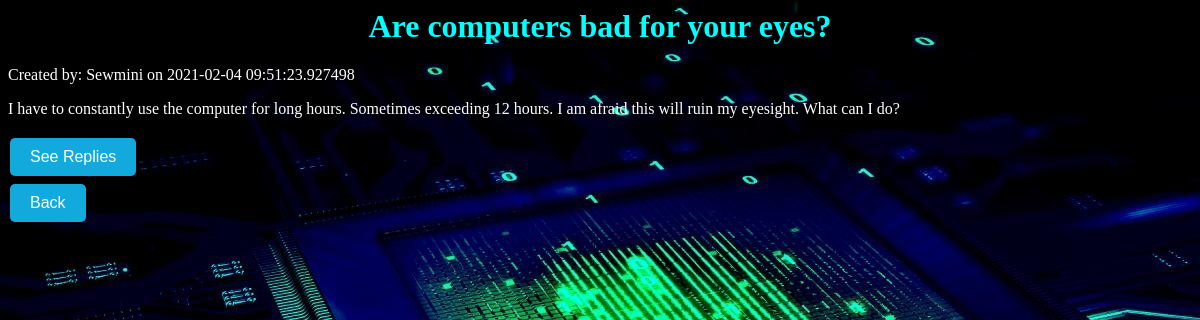
Screenshot of /forum/view.php?post_id=1 (signed in) with the database file from the repository.
### tables this page shows
CREATE TABLE IF NOT EXISTS `posts` (
  `post_id` int(20) NOT NULL AUTO_INCREMENT,
  `post_title` varchar(60) NOT NULL,
  `post_text` varchar(5000) NOT NULL,
  `post_create_time` timestamp(6) NOT NULL DEFAULT CURRENT_TIMESTAMP(6),
  `customer_id` varchar(60) NOT NULL,
  PRIMARY KEY (`post_id`),
  KEY `forum_ibfk_1` (`customer_id`)
);

### forum/view.php (the view, shortened to what this page needs)
<?php
include_once '../dashboard/connect.php';
$sql = "SELECT * FROM posts WHERE post_id = '" . $_GET['post_id'] . "'";
$result=mysqli_query($conn,$sql);
$row=mysqli_fetch_array($result);
?>
<html>
    <head>
        <link rel="stylesheet" href="forum.css">
    </head>
    <body>
        <div class="">
            <h1><?php echo $row['post_title']?></h1>
            <p>Created by: <?php echo $row['customer_id']?> on <?php echo $row['post_create_time'] ?></p>
            <p><?php echo $row['post_text']?></p>
            <?php echo "<a href='replies.php?post_id=". $row['post_id'] ."' title='View Record'><button type='button'>See Replies</button></a>"; ?>
        </div>
        <a href="discussion.php"><button class="detail" >Back</button></a><br ><br >
    </body>
</html>

### forum/forum.css (style rules this page uses)
h1 { color: aqua; text-align: center; font-family: harrington; }
p { color: white; text-align: left; font-family: harrington; }
body { background-image: url('../home/images/bg3.jpg'); }
button { border: none; border-radius: 5px; background-color: rgb(18, 170, 221); font-size: 16px; margin: 4px 2px; cursor: pointer; text-align: center; padding: 10px 20px; color: white; }

### rows the page displays
posts: post_title "Are computers bad for your eyes?", customer "Sewmini", post_create_time "2021-02-04 09:51:23.927498", post_text "I have to constantly use the computer for long hours. Sometimes exceeding 12 hours. I am afraid this will ruin my eyesight. What can I do?"
